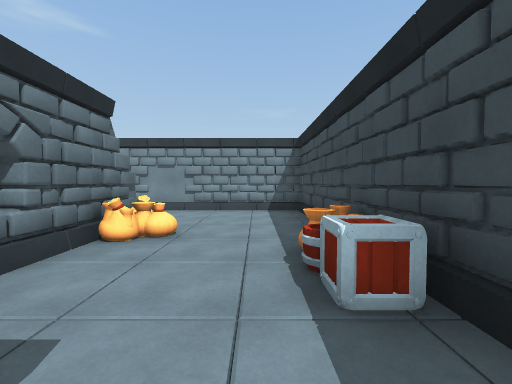
View 1 (above)

18 first-person views from a walk through a 3-D level made in the Unity game engine. The camera is 1.5 m above the floor, tilts 2° down and sees 90° across. The floor is counted in squares, 2 m on a side. Each view is taken from the middle of a square. On the plan, view 1 faces up. The plan holds only what a view shows up to about 9 squares ahead; the rest is blank. Some animated figures are left out. Surface patterns are stand-ins for the level's own textures.

View 2
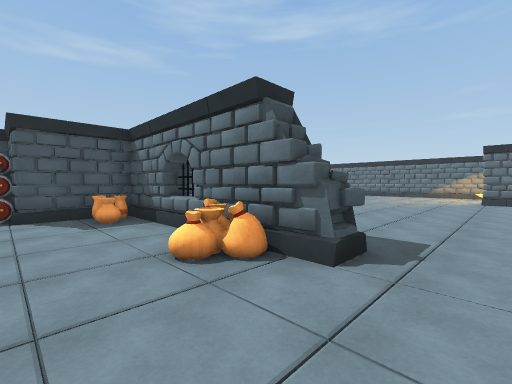

View 3
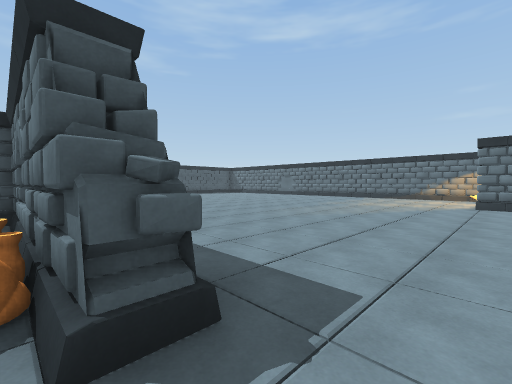

View 4
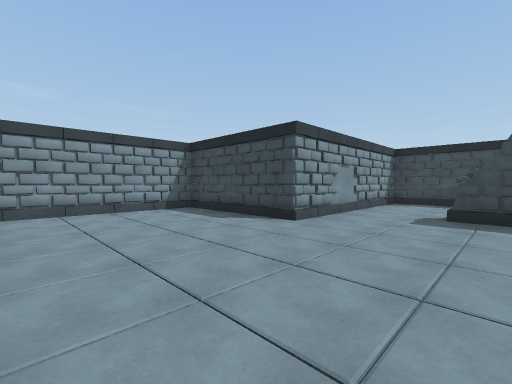

View 5
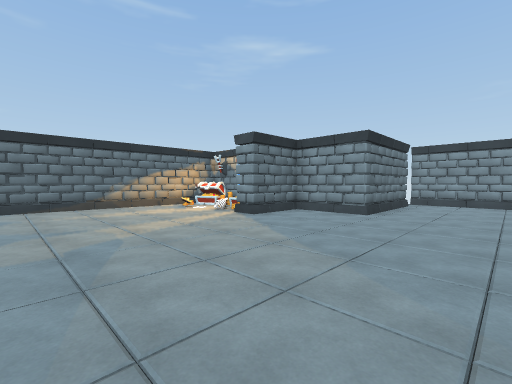

View 6
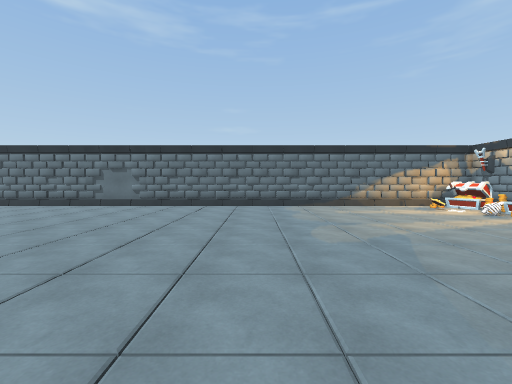

View 7
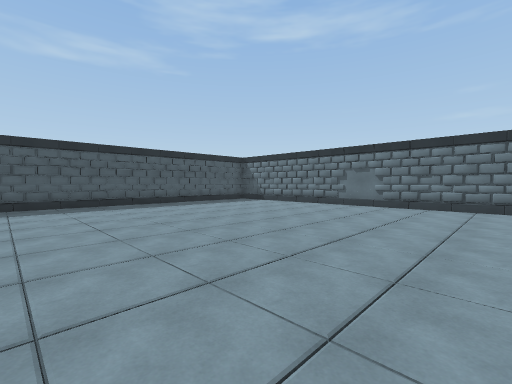

View 8
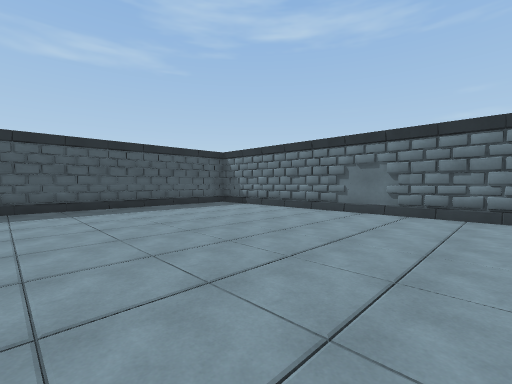

View 9
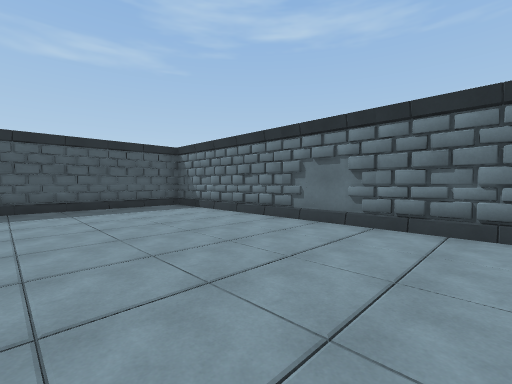

View 10
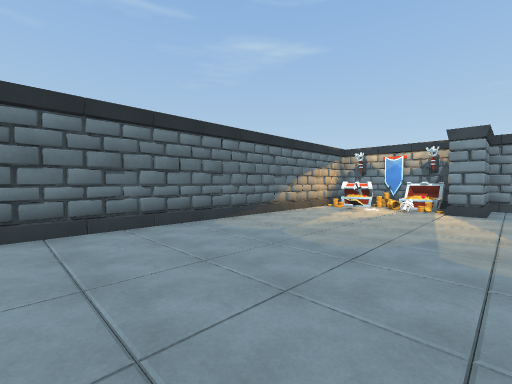

View 11
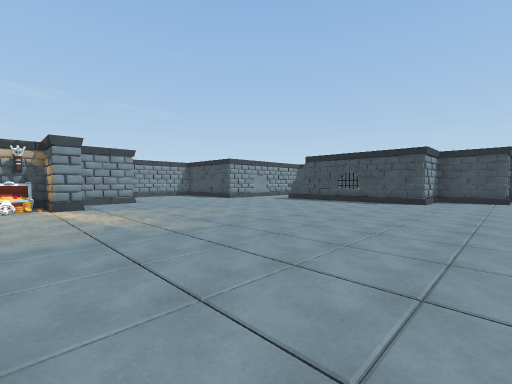

View 12
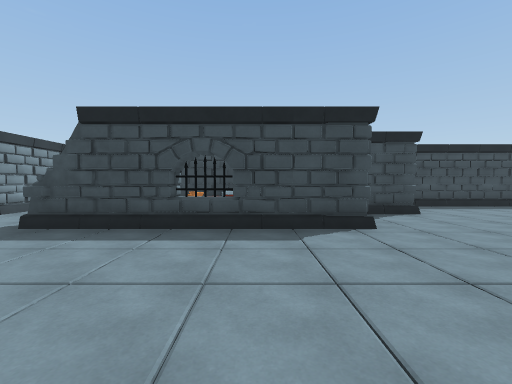

View 13
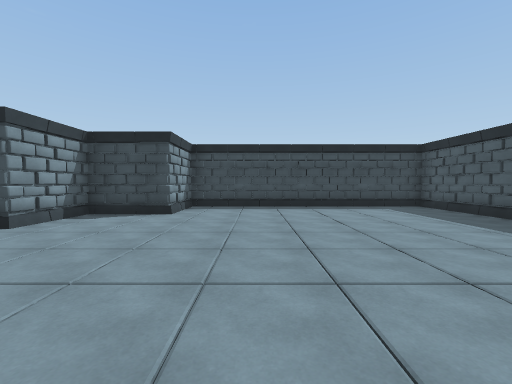

View 14
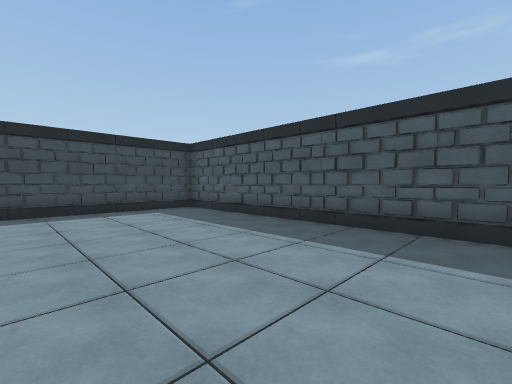

View 15
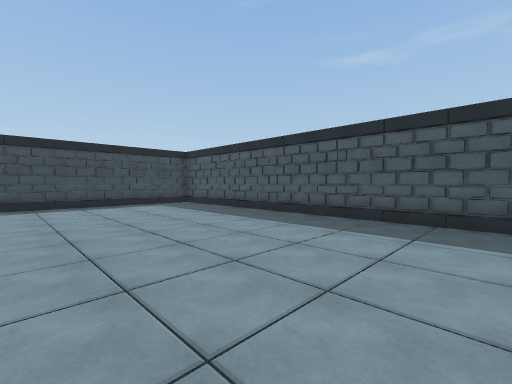

View 16
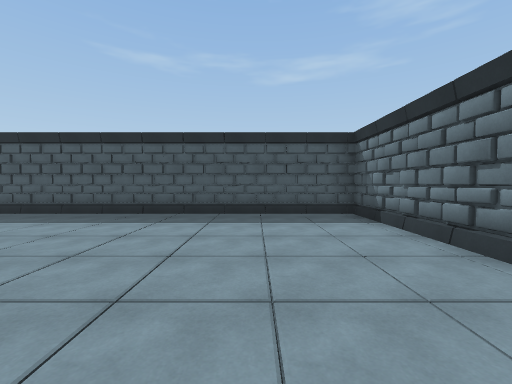

View 17
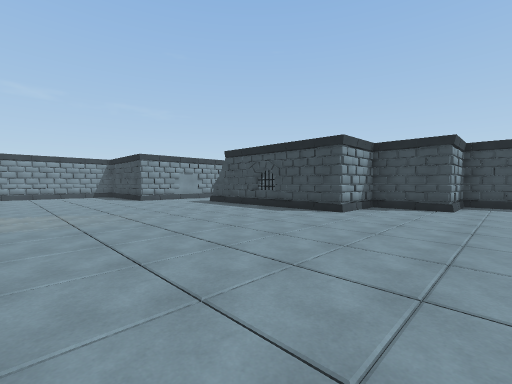

View 18
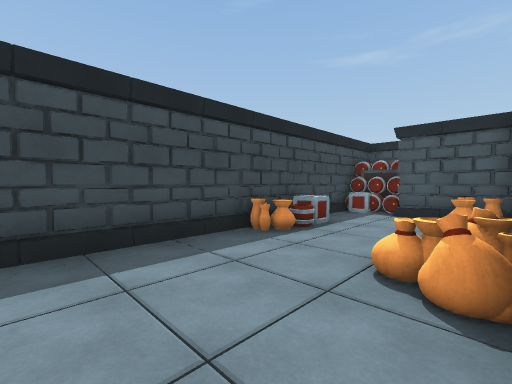

### Floor plan
Key: @ floor where view 1 was taken; # wall or solid block; . floor; / step, stairs or slope; = window, fence, low wall or low ledge; S sack; P pot; B bucket; C crate; H chest; N bones; A banner; R barrel; O other object.
Columns run from 16 left of view 1 to 2 right of it. Each row starts with its distance up from view 1.
 11       #######
 10       #.....#
  9       #.....#
  8       #.....#
  7 ##AO###.....#######
  6 #OH##.............#
  5 #NO..........//...#
  4 #............/SPS.#
  3 #............/S..P
  2 #............/=.BC
  1 #............/#P..#
  0 #............/PO@.#
 -1 #............/## R
 -2 #...............
 -3 #...............###
 -4 #................/#
 -5 #................/#
 -6 #................/#
 -7 #................/#
 -8 #................/#
 -9 #................/#
-10 #////////////////.#
-11 ###################

Positions as (right, up) in squares from view 1, and headings:
1: (0, 0), facing up
2: (0, 6), facing down-left
3: (-2, 6), facing down-left
4: (-9, 4), facing up-right
5: (-7, 1), facing up-left
6: (-7, 0), facing left
7: (-7, -1), facing down-left
8: (-9, -2), facing down-left
9: (-11, -2), facing down-left
10: (-11, -2), facing up-left
11: (-13, -3), facing up-right
12: (-7, 1), facing right
13: (-7, -5), facing right
14: (-6, -6), facing down-right
15: (-8, -5), facing down-right
16: (-13, -4), facing down
17: (-9, -4), facing up-right
18: (-2, 6), facing down-right
